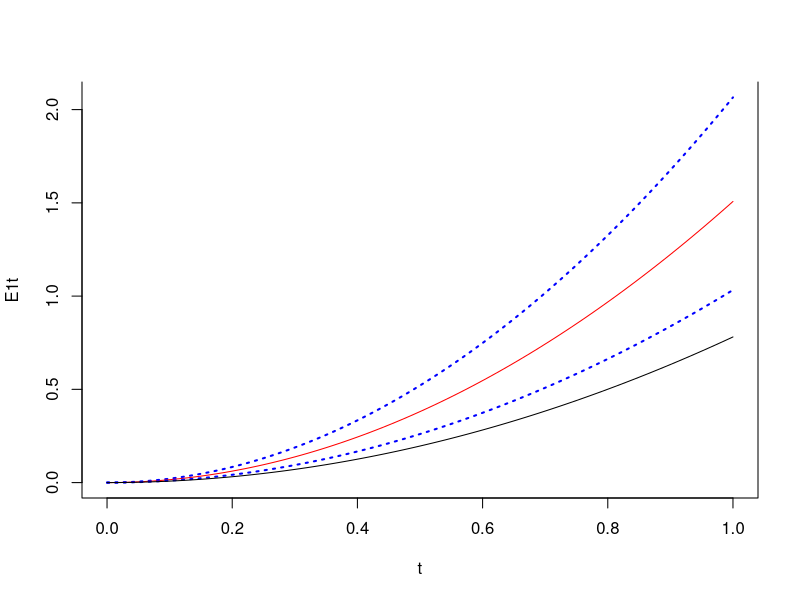

Write R code to recreate this figure.
#This is cost-free, open-source software under the (lenient) GNU GPLv3 license. It comes with no warranty
#Scientists can download, use, and modify this software to test robustness of theory conclusions drawn in NASA grants for which Rainer Sachs consults:
#Only fully transparent interactions can lead to a fact-based consensus among different theoretical modeling groups. 
#This script concerns synergy analysis of mixtures whose component IDER are LQ with generalized Lea-Catcheside dose protraction functional.  
#Written by Jian Gao in 2017; tested and modified by Rainer Sachs and Julien Yu.
########################
library(deSolve)#package for solving differential equations
rm(list=ls())
R=0.5#total mixture dose-rate here taken as 50 cGy per week
lambda=0.05#this repair rate is assumed determined by target biology, and is the same for both ions
#Next line sets LQ-Lea parameters for both mixture components
alpha1=0;beta1=8.4;lambda1=lambda;alpha2 =0;beta2=4.2;lambda2=lambda;r1=.5
r2=1-r1# ion 1 delivers fraction r1 of the total dose; ion 2 delivers the rest.
t = seq(0, 1, by = 0.01)# irradiate one week at constant dose-rate
d = R * t# so total dose is 50 cGy
d1 = r1*d; d2 = r2*d# d is split between two ions
E1t <- alpha1*R*t + 2*R^2*beta1/lambda1^2*(lambda1*t -1+exp(-lambda1*t))#integrating the Lea-Catcheside functional explicitly
E2t <- alpha2*R*t + 2*R^2*beta2/lambda2^2*(lambda2*t -1+exp(-lambda2*t))#with constant dose rate gives these IDER

dI1=function(yini,State,Pars){ #incremental effect additivity ordinary differential equation (ODE) initial value problem
  with(as.list(c(State, Pars)), {#uniroot in the next lines determines the inverse functions numerically
    u1=uniroot(function(x) alpha1*R*x + 2*R^2*beta1/lambda1^2*(lambda1*x -1+exp(-lambda1*x)) - I1, lower = 0, upper = 10)$root
    u2=uniroot(function(x) alpha2*R*x + 2*R^2*beta2/lambda2^2*(lambda2*x -1+exp(-lambda2*x)) - I1, lower = 0, upper = 10)$root
    s1 = alpha1*R + 2*R^2*beta1/lambda1*(1-exp(-lambda1*u1))#contribution of ion 1 to the total rate
    s2 = alpha2*R + 2*R^2*beta2/lambda2*(1-exp(-lambda2*u2))
    dI1=r1*s1 + r2*s2# total slope defined as just the weighted sum of individual slopes at each effect value.
    return(list(c(dI1)))
  })
}
pars=c(alpha1,beta1,lambda1,r1, alpha2, beta2,lambda2, r2); yini=c(I1=1e-6); by=.01; times=t#ode is finicky about grammar
out1=ode(yini,times,dI1,pars)#performs the integration of the non-linear incremental effect additivity ODE initial value problem
#####simple effect additivity for comparison with incremental effect additivity
SEA=alpha1*d1 + 2*R^2*beta1/lambda1^2*(lambda1*d1/R - 1+exp(-lambda1*d1/R))+ #each component contributes the effect due to 
  alpha2*d2 + 2*R^2*beta2/lambda2^2*(lambda2*d2/R - 1+exp(-lambda2*d2/R))    #its own dose
########plot
plot(t, E1t,  col = "blue",type='l', lty=3, lwd=2, bty='u')
lines(out1, col="red", bty='u')# ,ylim=c(0,alpha2/3))
#lines(d, E1,  col = "blue", lty=3, lwd=2)#sometimes plot out1 and add E1 with lines
lines(t, E2t, col = "blue",lty=3, lwd=2)
lines (t, SEA)
### Could easily be generalized to mixtures with more than 2 ions.
